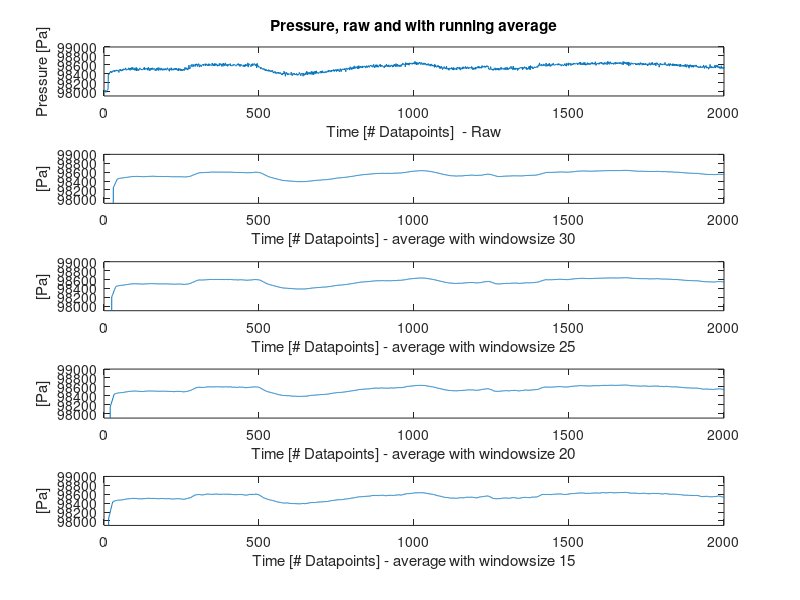
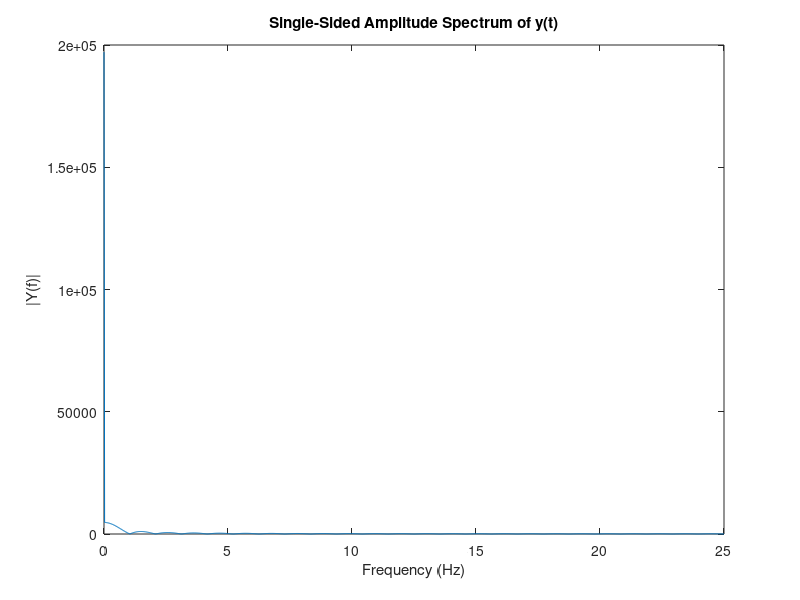

The MATLAB source for these figures, in order: (Note: this script raises an error after producing the figures.)
%clear all
load wave-at-600-1000.mat
windowSize1 = 30;
windowSize2 = 25;
windowSize3 = 20;
windowSize4 = 15;

%%fft transform parameters
Fs = 50;
L = length(YData);% Length of Signal
%%

%open wave-at-600-1000.fig %open your fig file, data is the name I gave to my file
%D=get(gca,'Children'); %get the handle of the line object
%XData=get(D,'XData'); %get the x data
%YData=get(D,'YData'); %get the y data
%Data=[XData' YData']; %join the x and y data on one array nx2
%Data=[XData;YData]; %join the x and y data on one array 2xn
figure(1);
subplot(5,1,1);
plot(YData);
axis([0 numel(YData) 97900 99000]);
title('Pressure, raw and with running average');
xlabel('Time [# Datapoints]  - Raw');ylabel('Pressure [Pa]');

subplot(5,1,2);
plot(filter(ones(1,windowSize1)/windowSize1,1,YData));
axis([0 numel(YData) 97900 99000]);
xlabel('Time [# Datapoints] - average with windowsize 30');ylabel('[Pa]');

subplot(5,1,3);
plot(filter(ones(1,windowSize2)/windowSize2,1,YData));
axis([0 numel(YData) 97900 99000]);
xlabel('Time [# Datapoints] - average with windowsize 25');ylabel('[Pa]');


subplot(5,1,4);
plot(filter(ones(1,windowSize3)/windowSize3,1,YData));
axis([0 numel(YData) 97900 99000]);
xlabel('Time [# Datapoints] - average with windowsize 20');ylabel('[Pa]');


subplot(5,1,5);
plot(filter(ones(1,windowSize4)/windowSize4,1,YData));
axis([0 numel(YData) 97900 99000]);
xlabel('Time [# Datapoints] - average with windowsize 15');ylabel('[Pa]');


%% plot the FFT
figure(2);

NFFT = 2^nextpow2(L); % Next power of 2 from length of y
Y = fft(YData,NFFT)/L;
f = Fs/2*linspace(0,1,NFFT/2+1);

% Plot single-sided amplitude spectrum.
plot(f,2*abs(Y(1:NFFT/2+1))) 
title('Single-Sided Amplitude Spectrum of y(t)')
xlabel('Frequency (Hz)')
ylabel('|Y(f)|')

figure(3);
plot(filter(Hbp,YData));


